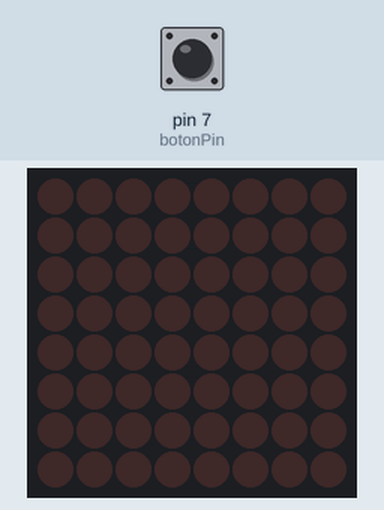
This sketch was run on a simulated Arduino Uno, built with avr-gcc and run on an emulated ATmega328P. Parts: 8×8 LED matrix. The test bench sets the inputs (shaded band); at power-on: pin 7 (botonPin) LOW. What the sketch prints to the serial monitor is not drawn.

Above: at 1.2 s.
1.3 s: pin 7 (botonPin) pulled HIGH for 0.15 s
At 2.7 s:
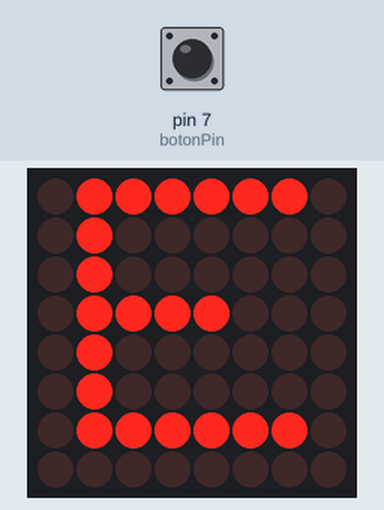
3.4 s: pin 7 (botonPin) pulled HIGH for 1 s
At 5.2 s:
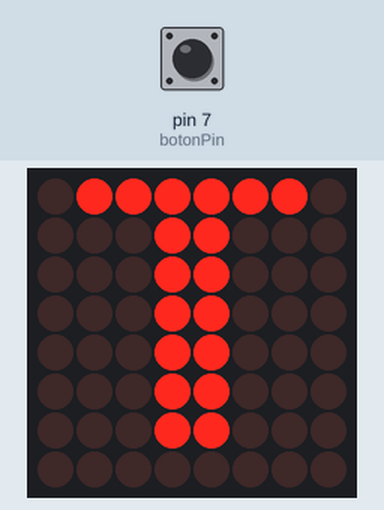
5.9 s: pin 7 (botonPin) pulsed HIGH 2 times (0.12 s each, 0.3 s apart)
At 7.6 s:
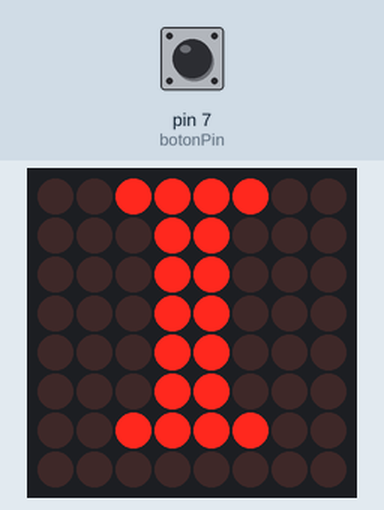
8.3 s: pin 7 (botonPin) pulled HIGH for 3.2 s
At 12.7 s:
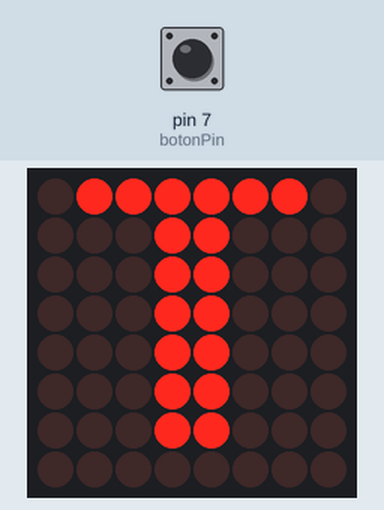
13.0 s: pin 7 (botonPin) pulsed HIGH 5 times (0.12 s each, 0.3 s apart)
At 16.1 s:
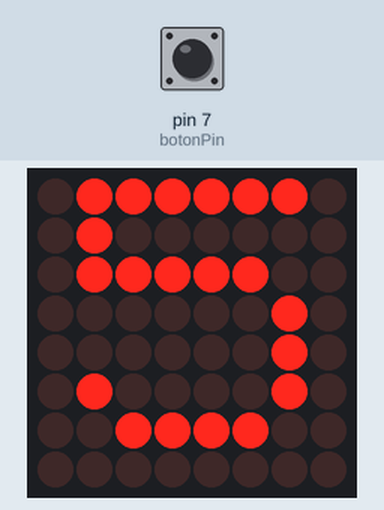
Timing chart, 0 to 17.3 s (numbered marks = the images above; inputs shaded):
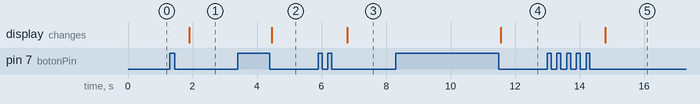

Measured:
- after the input at 1.3 s, the display: changes after 0.60 s (image 1)
- after the input at 3.4 s, the display: changes after 1.1 s (image 2)
- after the input at 5.9 s, the display: changes after 0.90 s (image 3)
- after the input at 8.3 s, the display: changes after 3.3 s (image 4)
- after the input at 13.0 s, the display: changes after 1.8 s (image 5)

The sketch:

receptor_v3.ino
```cpp
#include <LedControl.h>

const int botonPin = 7;      // Pin del pulsador
bool estadoBoton;
const int espera = 200;      // Unidad de tiempo Morse

// Pines para la Matriz LED
const int DINpin = 12;
const int CSpin  = 11;
const int CLKpin = 10;

// Inicializar matriz con 1 dispositivo
LedControl lc = LedControl(DINpin, CLKpin, CSpin, 1);


unsigned long tiempoInicio = 0;
unsigned long duracionPulsacion = 0;
String secuenciaMorse = "";

char* letras[] = {
  ".-", "-...", "-.-.", "-..", ".", "..-.", "--.", "....", "..", ".---",
  "-.-", ".-..", "--", "-.", "---", ".--.", "--.-", ".-.", "...", "-",
  "..-", "...-", ".--", "-..-", "-.--", "--.."
};

char* numeros[] = {
  "-----", ".----", "..---", "...--", "....-", ".....", "-....", "--...", "---..", "----."
};

// Definición de caracteres (8 bytes por fila) para matriz
// Definición de caracteres A-Z (8 bytes por letra)
const uint8_t fuenteMorse[26][8] PROGMEM = {
  {0x18, 0x24, 0x42, 0x42, 0x7E, 0x42, 0x42, 0x42}, // A
  {0x7C, 0x22, 0x22, 0x3C, 0x22, 0x22, 0x7C, 0x00}, // B
  {0x3C, 0x42, 0x40, 0x40, 0x40, 0x42, 0x3C, 0x00}, // C
  {0x78, 0x24, 0x22, 0x22, 0x22, 0x24, 0x78, 0x00}, // D
  {0x7E, 0x40, 0x40, 0x78, 0x40, 0x40, 0x7E, 0x00}, // E
  {0x7E, 0x40, 0x40, 0x78, 0x40, 0x40, 0x40, 0x00}, // F
  {0x3C, 0x42, 0x40, 0x4E, 0x42, 0x42, 0x3C, 0x00}, // G
  {0x42, 0x42, 0x42, 0x7E, 0x42, 0x42, 0x42, 0x00}, // H
  {0x3C, 0x18, 0x18, 0x18, 0x18, 0x18, 0x3C, 0x00}, // I
  {0x1E, 0x0C, 0x0C, 0x0C, 0x0C, 0x4C, 0x38, 0x00}, // J
  {0x42, 0x44, 0x48, 0x70, 0x48, 0x44, 0x42, 0x00}, // K
  {0x40, 0x40, 0x40, 0x40, 0x40, 0x40, 0x7E, 0x00}, // L
  {0x42, 0x66, 0x5A, 0x42, 0x42, 0x42, 0x42, 0x00}, // M
  {0x42, 0x62, 0x52, 0x4A, 0x46, 0x42, 0x42, 0x00}, // N
  {0x3C, 0x42, 0x42, 0x42, 0x42, 0x42, 0x3C, 0x00}, // O
  {0x7C, 0x42, 0x42, 0x7C, 0x40, 0x40, 0x40, 0x00}, // P
  {0x3C, 0x42, 0x42, 0x42, 0x4A, 0x44, 0x3A, 0x00}, // Q
  {0x7C, 0x42, 0x42, 0x7C, 0x48, 0x44, 0x42, 0x00}, // R
  {0x3C, 0x42, 0x40, 0x3C, 0x02, 0x42, 0x3C, 0x00}, // S
  {0x7E, 0x18, 0x18, 0x18, 0x18, 0x18, 0x18, 0x00}, // T
  {0x42, 0x42, 0x42, 0x42, 0x42, 0x42, 0x3C, 0x00}, // U
  {0x42, 0x42, 0x42, 0x42, 0x42, 0x24, 0x18, 0x00}, // V
  {0x42, 0x42, 0x42, 0x42, 0x5A, 0x66, 0x42, 0x00}, // W
  {0x42, 0x42, 0x24, 0x18, 0x24, 0x42, 0x42, 0x00}, // X
  {0x42, 0x42, 0x24, 0x18, 0x18, 0x18, 0x18, 0x00}, // Y
  {0x7E, 0x02, 0x04, 0x08, 0x10, 0x20, 0x7E, 0x00}  // Z
};

const uint8_t numerosMorse[10][8] PROGMEM = {
  {0x3C, 0x46, 0x4A, 0x52, 0x62, 0x42, 0x3C, 0x00}, // 0
  {0x18, 0x28, 0x08, 0x08, 0x08, 0x08, 0x3E, 0x00}, // 1
  {0x3C, 0x42, 0x02, 0x3C, 0x40, 0x40, 0x7E, 0x00}, // 2
  {0x3C, 0x42, 0x02, 0x3C, 0x02, 0x42, 0x3C, 0x00}, // 3
  {0x08, 0x18, 0x28, 0x48, 0x7E, 0x08, 0x08, 0x00}, // 4
  {0x7E, 0x40, 0x7C, 0x02, 0x02, 0x42, 0x3C, 0x00}, // 5
  {0x3C, 0x40, 0x40, 0x7C, 0x42, 0x42, 0x3C, 0x00}, // 6
  {0x7E, 0x02, 0x04, 0x08, 0x10, 0x10, 0x10, 0x00}, // 7
  {0x3C, 0x42, 0x42, 0x3C, 0x42, 0x42, 0x3C, 0x00}, // 8
  {0x3C, 0x42, 0x42, 0x3E, 0x02, 0x02, 0x3C, 0x00}  // 9
};

void setup() {
  lc.shutdown(0, false);       // Salir de modo ahorro
  lc.setIntensity(0, 8);       // Brillo (0-15)
  lc.clearDisplay(0);          // Limpiar matriz

  pinMode(botonPin, INPUT);
  Serial.begin(9600);
  Serial.println("Receptor Morse con Matriz 8x8 Listo...");
}

void loop() {
  estadoBoton = digitalRead(botonPin);

  // Detectar cuando se pulsa el botón
  if (estadoBoton == HIGH) {
    tiempoInicio = millis();
    while (digitalRead(botonPin) == HIGH); // Esperar a soltar
    duracionPulsacion = millis() - tiempoInicio;

    if (duracionPulsacion > 50) { // Anti-rebote
      if (duracionPulsacion < (espera * 1.5)) {
        secuenciaMorse += ".";
        Serial.print(".");
      } else {
        secuenciaMorse += "-";
        Serial.print("-");
      }
    }
    delay(50);
  }
  else

  // Si pasa tiempo suficiente sin pulsar, traducimos
  if (secuenciaMorse.length() > 0 && (millis() - tiempoInicio > espera * 3)) {
    traducirYMostrar();
  }
}

void traducirYMostrar() {
  char letraEncontrada = ' ';
  bool encontrado = false;

  // Buscar en letras
  for (int i = 0; i < 26; i++) {
    if (secuenciaMorse == letras[i]) {
      letraEncontrada = 'A' + i;
      encontrado = true;
      break;
    }
  }

  // Buscar en números si no se encontró en letras
  if (!encontrado) {
    for (int i = 0; i < 10; i++) {
      if (secuenciaMorse == numeros[i]) {
        letraEncontrada = '0' + i;
        encontrado = true;
        break;
      }
    }
  }

  if (encontrado) {
    Serial.print(" -> ");
    Serial.println(letraEncontrada);
    mostrarEnMatriz(letraEncontrada);
  } else {
    Serial.println(" -> Error");
    lc.clearDisplay(0); // O mostrar una 'X' de error
  }

  secuenciaMorse = ""; // Limpiar para el siguiente caracter
}

// Función para mostrar el caracter en la matriz 8x8
void mostrarEnMatriz(char c) {
  lc.clearDisplay(0); // Limpiar matriz anterior
  if (c >= 'A' && c <= 'Z') {
    int indice = c - 'A';
    for (int i = 0; i < 8; i++) {
      // Leer el dibujo desde la memoria de programa (PROGMEM) y enviarlo a la matriz
      lc.setRow(0, i, pgm_read_byte(&(fuenteMorse[indice][i])));
    }
  }
  else if (c >= '0' && c <= '9') {
    int indice = c - '0';
    for (int i = 0; i < 8; i++) {
      lc.setRow(0, i, pgm_read_byte(&(numerosMorse[indice][i])));
    }
  }
}
```
